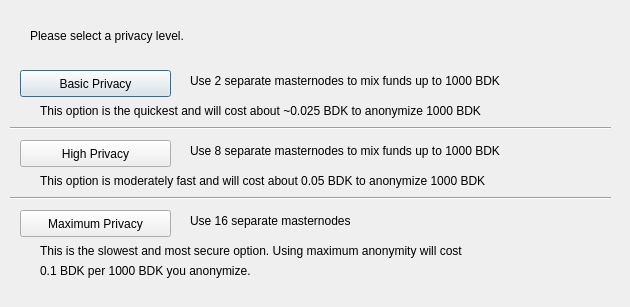
<?xml version="1.0" encoding="UTF-8"?>
<ui version="4.0">
 <class>DarksendConfig</class>
 <widget class="QDialog" name="DarksendConfig">
  <property name="geometry">
   <rect>
    <x>0</x>
    <y>0</y>
    <width>630</width>
    <height>307</height>
   </rect>
  </property>
  <property name="windowTitle">
   <string>Configure PrivateSend</string>
  </property>
  <widget class="QPushButton" name="buttonBasic">
   <property name="geometry">
    <rect>
     <x>20</x>
     <y>70</y>
     <width>151</width>
     <height>27</height>
    </rect>
   </property>
   <property name="text">
    <string>Basic Privacy</string>
   </property>
  </widget>
  <widget class="QPushButton" name="buttonHigh">
   <property name="geometry">
    <rect>
     <x>20</x>
     <y>140</y>
     <width>151</width>
     <height>27</height>
    </rect>
   </property>
   <property name="text">
    <string>High Privacy</string>
   </property>
  </widget>
  <widget class="QPushButton" name="buttonMax">
   <property name="geometry">
    <rect>
     <x>20</x>
     <y>210</y>
     <width>151</width>
     <height>27</height>
    </rect>
   </property>
   <property name="text">
    <string>Maximum Privacy</string>
   </property>
  </widget>
  <widget class="QLabel" name="label">
   <property name="geometry">
    <rect>
     <x>30</x>
     <y>20</y>
     <width>571</width>
     <height>31</height>
    </rect>
   </property>
   <property name="text">
    <string>Please select a privacy level.</string>
   </property>
  </widget>
  <widget class="QLabel" name="label_2">
   <property name="geometry">
    <rect>
     <x>190</x>
     <y>70</y>
     <width>421</width>
     <height>21</height>
    </rect>
   </property>
   <property name="text">
    <string>Use 2 separate masternodes to mix funds up to 1000 BDK</string>
   </property>
  </widget>
  <widget class="QLabel" name="label_3">
   <property name="geometry">
    <rect>
     <x>190</x>
     <y>140</y>
     <width>411</width>
     <height>21</height>
    </rect>
   </property>
   <property name="text">
    <string>Use 8 separate masternodes to mix funds up to 1000 BDK</string>
   </property>
  </widget>
  <widget class="QLabel" name="label_4">
   <property name="geometry">
    <rect>
     <x>190</x>
     <y>210</y>
     <width>421</width>
     <height>21</height>
    </rect>
   </property>
   <property name="text">
    <string>Use 16 separate masternodes</string>
   </property>
  </widget>
  <widget class="QLabel" name="label_6">
   <property name="geometry">
    <rect>
     <x>40</x>
     <y>100</y>
     <width>561</width>
     <height>21</height>
    </rect>
   </property>
   <property name="text">
    <string>This option is the quickest and will cost about ~0.025 BDK to anonymize 1000 BDK</string>
   </property>
  </widget>
  <widget class="QLabel" name="label_7">
   <property name="geometry">
    <rect>
     <x>40</x>
     <y>170</y>
     <width>561</width>
     <height>21</height>
    </rect>
   </property>
   <property name="text">
    <string>This option is moderately fast and will cost about 0.05 BDK to anonymize 1000 BDK</string>
   </property>
  </widget>
  <widget class="QLabel" name="label_8">
   <property name="geometry">
    <rect>
     <x>40</x>
     <y>240</y>
     <width>561</width>
     <height>21</height>
    </rect>
   </property>
   <property name="text">
    <string>This is the slowest and most secure option. Using maximum anonymity will cost</string>
   </property>
  </widget>
  <widget class="QLabel" name="label_9">
   <property name="geometry">
    <rect>
     <x>40</x>
     <y>260</y>
     <width>561</width>
     <height>21</height>
    </rect>
   </property>
   <property name="text">
    <string>0.1 BDK per 1000 BDK you anonymize.</string>
   </property>
  </widget>
  <widget class="Line" name="line">
   <property name="geometry">
    <rect>
     <x>10</x>
     <y>120</y>
     <width>601</width>
     <height>16</height>
    </rect>
   </property>
   <property name="orientation">
    <enum>Qt::Horizontal</enum>
   </property>
  </widget>
  <widget class="Line" name="line_2">
   <property name="geometry">
    <rect>
     <x>10</x>
     <y>190</y>
     <width>601</width>
     <height>16</height>
    </rect>
   </property>
   <property name="orientation">
    <enum>Qt::Horizontal</enum>
   </property>
  </widget>
 </widget>
 <resources/>
 <connections/>
</ui>
